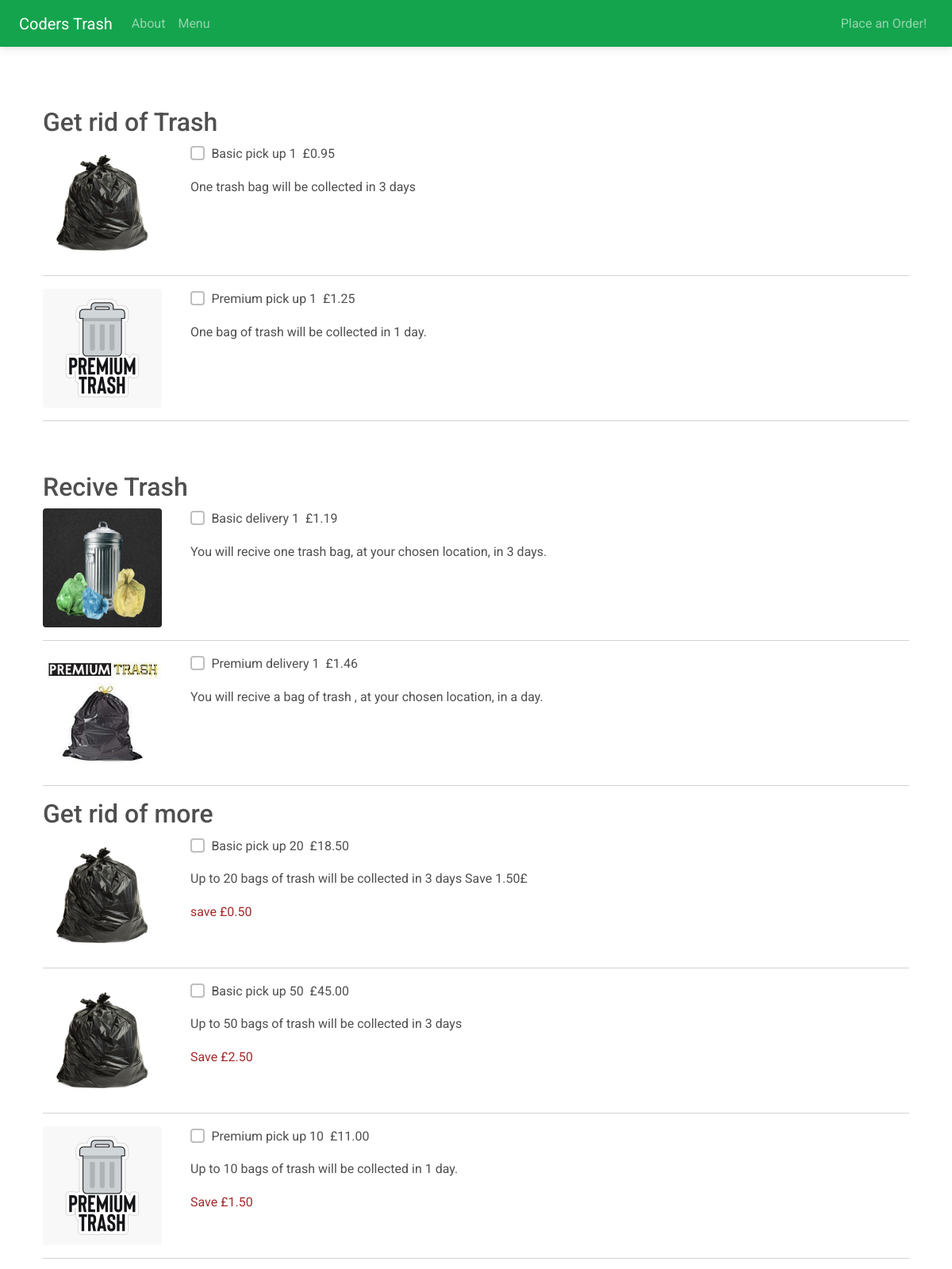
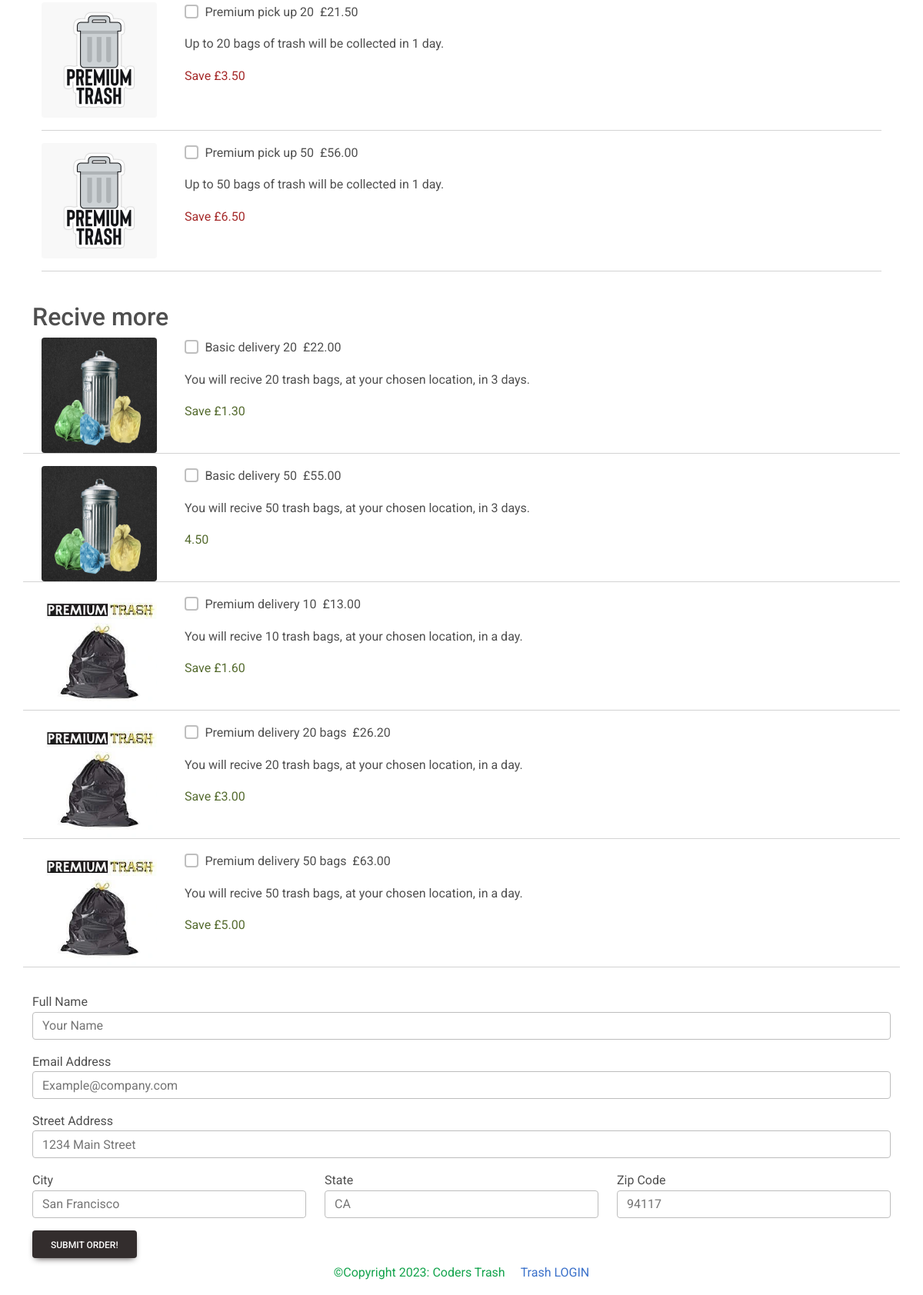
The page /order/ on the database its author committed (2 pictures, top to bottom).
### client/models.py (models this page shows, shortened)
class MenuItem(models.Model):
    name = models.CharField(max_length=100)
    description = models.TextField()
    saving = models.CharField(max_length=30, null=True)
    image = models.ImageField(upload_to='menu_images/')
    price = models.DecimalField(max_digits=5, decimal_places=2)
    category = models.ManyToManyField('Category', related_name='item')

### client/views.py (the view, shortened to what this page needs)
# urls.py: path('order/', Order.as_view(), name='order'),
class Order(View):
    def get(self, request, *arg, **kwargs):
        picks = MenuItem.objects.filter(category__name__contains='Pick_ups')
        sells = MenuItem.objects.filter(category__name__contains='Deliveries')
        multiplepicks = MenuItem.objects.filter(category__name__contains='Multi_pickup')
        multiplesells = MenuItem.objects.filter(category__name__contains='Multi_delivery')
        context = {
            'sells': sells,
            'picks': picks,
            'multiplepicks': multiplepicks,
            'multiplesells': multiplesells,
        }
        return render(request, 'client/order.html', context)

### client/templates/client/order.html (shortened to what this page needs)
{% extends 'client/base.html' %}
{% block content %}
<div class="container mb-5">
    <div class="row justify-content-center mt-1">
        <div class="col-md-12 col-sm-12 p-4">
            <form method="POST">
         <div class="pt-5">
                    <h2>Get rid of Trash</h2>
                    {% for pick in picks %}
                    <div class="row">
                        <div class="col-md-2 col-sm-12">
                            <img class="rounded" src="{{ pick.image.url}}" width="150" height="150">
                        </div>
                        <div class="col-md-8 col-sm-12">
                            <div class="d-flex flex-row">
                                <div class="form-group form-check">
                                    <input type="checkbox" name="items[]" class="form-check-input"
                                        value="{{ pick.pk }}">
                                    <label class="form-check-label">{{ pick.name }}</label>
                                </div>
                                <p class="font-weight-bold pl-5">&nbsp; £{{ pick.price }}</p>
                            </div>
                            <p>{{ pick.description}}</p>
                        </div>
                    </div>
                    <hr />
                    {% endfor %}
                </div>
                <div class="pt-5">
                    <h2>Recive Trash</h2>
                    {% for sell in sells %}
                    <div class="row">
                        <div class="col-md-2 col-sm-12">
                            <img class="rounded" src="{{ sell.image.url}}" width="150" height="150">
                        </div>
                        <div class="col-md-8 col-sm-12">
                            <div class="d-flex flex-row">
                                <div class="form-group form-check">
                                    <input type="checkbox" name="items[]" class="form-check-input"
                                        value="{{ sell.pk }}">
                                    <label class="form-check-label">{{ sell.name }}</label>
                                </div>
                                <p class="font-weight-bold pl-5">&nbsp; £{{ sell.price }}</p>
                            </div>
                            <p>{{ sell.description}}</p>
                        </div>
                    </div>
                    <hr />
                    {% endfor %}
                </div>
                <h2>Get rid of more</h2>
                {% for multiplepick in multiplepicks %}
                <div class="row">
                    <div class="col-md-2 col-sm-12">
                        <img class="rounded" src="{{ multiplepick.image.url}}" width="150" height="150">
                    </div>
                    <div class="col-md-8 col-sm-12">
                        <div class="d-flex flex-row">
                            <div class="form-group form-check">
                                <input type="checkbox" name="items[]" class="form-check-input"
                                    value="{{ multiplepick.pk }}">
                                <label class="form-check-label">{{ multiplepick.name }}</label>
                            </div>
                            <p class="font-weight-bold pl-5">&nbsp; £{{ multiplepick.price }}</p>
                        </div>
                        <p>{{ multiplepick.description}}</p>
                        <p class="blink_me blink_pick" >{{ multiplepick.saving }}</p>
                    </div>
                </div>
                <hr />
                {% endfor %}
            </div>
            <h2>Recive more</h2>
                {% for multiplesell in multiplesells %}
                <div class="row">
                    <div class="col-md-2 col-sm-12">
                        <img class="rounded" src="{{ multiplesell.image.url}}" width="150" height="150">
                    </div>
                    <div class="col-md-8 col-sm-12">
                        <div class="d-flex flex-row">
                            <div class="form-group form-check">
                                <input type="checkbox" name="items[]" class="form-check-input"
                                    value="{{ multiplesell.pk }}">
                                <label class="form-check-label">{{ multiplesell.name }}</label>
                            </div>
                            <p class="font-weight-bold pl-5">&nbsp; £{{ multiplesell.price }}</p>
                        </div>
                        <p>{{ multiplesell.description}}</p>
                        <p class="blink_me blink_del" >{{ multiplesell.saving }}</p>
                    </div>
                </div>
                <hr />
                {% endfor %}
            </div>
                <div class="form-group pt-3">
                    <label for="name">Full Name</label>
                    <input required class="form-control" type="text" placeholder="Your Name" name="name" />
                </div>
                <div class="form-group pt-3">
                    <label for="name">Email Address</label>
                    <input required class="form-control" type="text" placeholder="Example@company.com" name="email" />
                </div>
                <div class="form-group pt-3">
                    <label for="name">Street Address</label>
                    <input required class="form-control" type="text" placeholder="1234 Main Street" name="street" />
                </div>
                <div class="row">
                    <div class="col-md-4 col-sm-12">
                        <div class="form-group pt-3">
                            <label for="name">City</label>
                            <input required class="form-control" type="text" placeholder="San Francisco" name="city" />
                        </div>
                    </div>
                    <div class="col-md-4 col-sm-12">
                        <div class="form-group pt-3">
                            <label for="name">State</label>
                            <input required class="form-control" type="text" placeholder="CA" name="state" />
                        </div>
                    </div>
                    <div class="col-md-4 col-sm-12">
                        <div class="form-group pt-3">
                            <label for="name">Zip Code</label>
                            <input required class="form-control" type="text" placeholder="94117" name="zip" />
                        </div>
                    </div>
                </div>
                <button type="button" class="btn btn-dark mt-3" data-mdb-toggle="modal" data-mdb-target="#submitModal">
                    Submit Order!
                </button>
        </div>
{% endblock content %}

### client/static/client/site.css (style rules this page uses)
.container { max-width: 100%; margin: 0 auto; padding: 0 20px; box-sizing: border-box; height: 100%; }
.blink_pick { color: brown; }
.blink_del { color:darkolivegreen }
.blink_me { animation: blinker 3s step-start infinite; }

### rows shown on the page
MenuItem: image (picture), name "Basic pick up 1", price "0.95", description "One trash bag will be collected in 3 days"
MenuItem: image (picture), name "Premium pick up 1", price "1.25", description "One bag of trash will be collected in 1 day."
MenuItem: image (picture), name "Basic delivery 1", price "1.19", description "You will recive one trash bag, at your chosen location, in 3 days."
MenuItem: image (picture), name "Premium delivery 1", price "1.46", description "You will recive a bag of trash , at your chosen location, in a day."
MenuItem: image (picture), name "Basic pick up 20", price "18.50", description "Up to 20 bags of trash will be collected in 3 days Save 1.50£", saving "save £0.50"
MenuItem: image (picture), name "Basic pick up 50", price "45.00", description "Up to 50 bags of trash will be collected in 3 days", saving "Save £2.50"
MenuItem: image (picture), name "Premium pick up 10", price "11.00", description "Up to 10 bags of trash will be collected in 1 day.", saving "Save £1.50"
MenuItem: image (picture), name "Premium pick up 20", price "21.50", description "Up to 20 bags of trash will be collected in 1 day.", saving "Save £3.50"
MenuItem: image (picture), name "Premium pick up 50", price "56.00", description "Up to 50 bags of trash will be collected in 1 day.", saving "Save £6.50"
MenuItem: image (picture), name "Basic delivery 20", price "22.00", description "You will recive 20 trash bags, at your chosen location, in 3 days.", saving "Save £1.30"
MenuItem: image (picture), name "Basic delivery 50", price "55.00", description "You will recive 50 trash bags, at your chosen location, in 3 days.", saving "4.50"
MenuItem: image (picture), name "Premium delivery 10", price "13.00", description "You will recive 10 trash bags, at your chosen location, in a day.", saving "Save £1.60"
MenuItem: image (picture), name "Premium delivery 20 bags", price "26.20", description "You will recive 20 trash bags, at your chosen location, in a day.", saving "Save £3.00"
MenuItem: image (picture), name "Premium delivery 50 bags", price "63.00", description "You will recive 50 trash bags, at your chosen location, in a day.", saving "Save £5.00"
